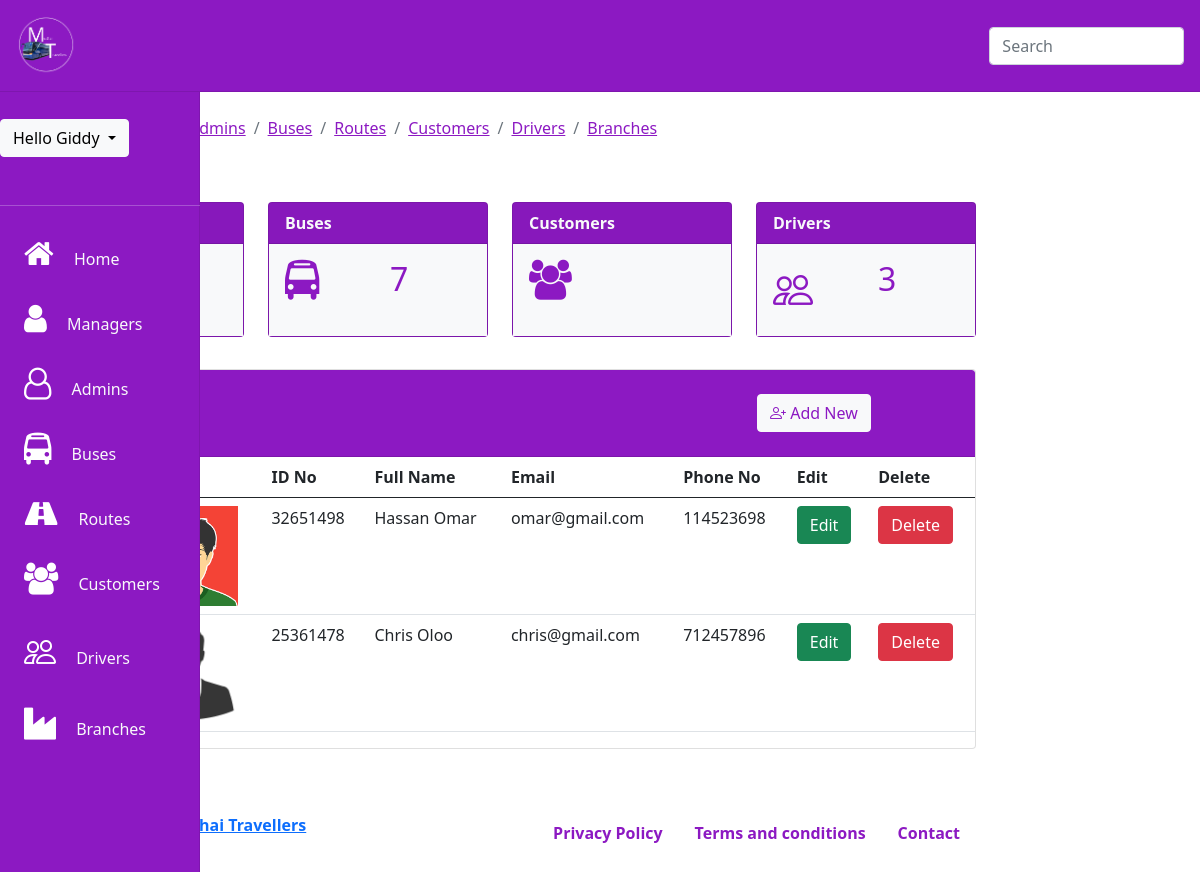
Screenshot of /super_admin/managers.php (signed in) with the database file from the repository.
### tables this page shows
CREATE TABLE `managers` (
  `id` int(11) NOT NULL,
  `branch` varchar(100) NOT NULL,
  `photo` varchar(100) NOT NULL,
  `idno` int(20) NOT NULL,
  `fullname` varchar(100) NOT NULL,
  `email` varchar(100) NOT NULL,
  `phone` int(20) NOT NULL
);

### super_admin/partials/i_managers.php (the view, shortened to what this page needs)
<?php
 $sql ="SELECT *FROM managers
  ORDER BY id";
   $query =$con->query($sql);
   WHILE($row=$query->fetch_assoc())
   {
       ?>
<tr>
    <td><?php echo $row['branch'];?></td>
    <td>
    </td>
    <td><?php echo $row['idno'];?></td>
    <td><?php echo $row['fullname'];?></td>
    <td><?php echo $row['email'];?></td>
    <td><?php echo $row['phone'];?></td>
    <form action="partials/updatedata.php" Method="POST">
        <th><input type="submit" name="edit" class="btn btn-success" data-target="#addnew" value="Edit"></th>
    </form>
    <form action="partials/delete.php" Method="POST">
        <th><input type="submit" name="delete" class="btn btn-danger" value="Delete"></th>
    </form>
</tr>
<?php
                }
                ?>

### rows the page displays
managers: idno "32651498", fullname "Hassan Omar", email "omar@gmail.com", phone "114523698"
managers: idno "25361478", fullname "Chris Oloo", email "chris@gmail.com", phone "712457896"

### other values shown
$_SESSION['username'] "Giddy"
$row "7"
$row "3"
